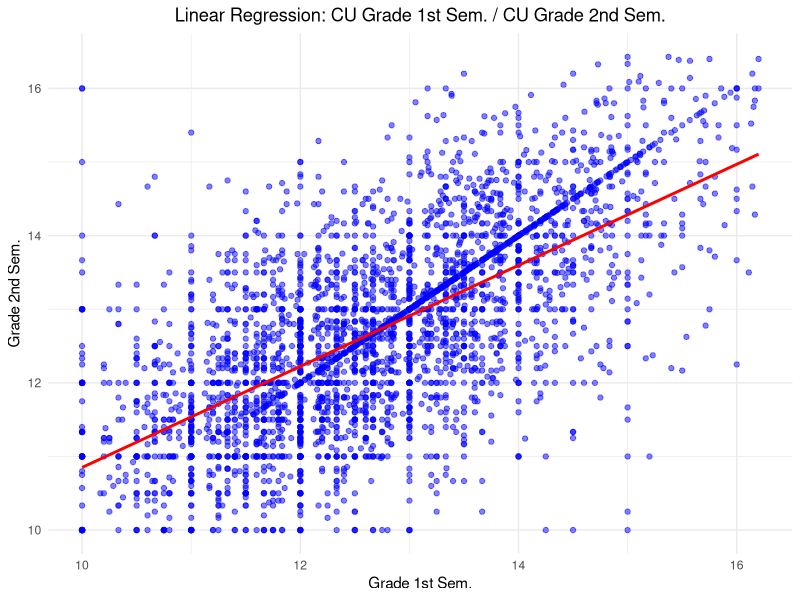
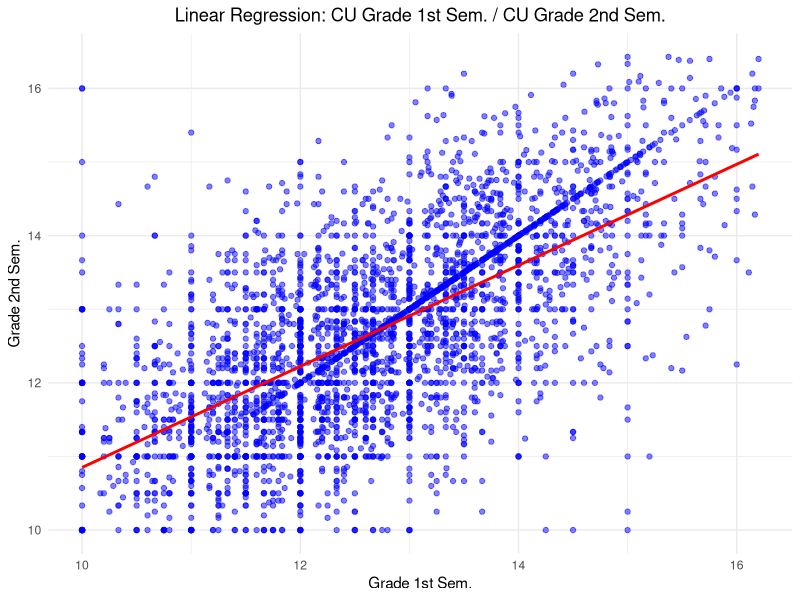

Source code (R) for these figures, in order:
## ---- chunk 1
# Caricare i pacchetti necessari
if(!require(ggplot2)) install.packages("ggplot2", dependencies = TRUE)
if(!require(here)) install.packages("here", dependencies = TRUE)
if(!require(dplyr)) install.packages("dplyr", dependencies = TRUE)

library(ggplot2)
library(here)
library(dplyr)

# Lettura del dataset
df <- read.csv(here("dataset/data_aggregated.csv"), sep = ",", header = TRUE, check.names = TRUE)

# Rimuovere le righe con voto 0 in uno dei due semestri
df_filtered <- subset(df, Curricular_units_1st_sem_.grade. > 0 & Curricular_units_2nd_sem_.grade. > 0)

# Selezionare le variabili di interesse
X <- df_filtered$Curricular_units_1st_sem_.grade.
y <- df_filtered$Curricular_units_2nd_sem_.grade.

# Creare un data frame con i dati
data <- data.frame(X, y)

# Funzione per rimuovere gli outlier usando il metodo IQR
remove_outliers <- function(df, column) {
  Q1 <- quantile(df[[column]], 0.25)
  Q3 <- quantile(df[[column]], 0.75)
  IQR_value <- Q3 - Q1
  
  lower_bound <- Q1 - 1.5 * IQR_value
  upper_bound <- Q3 + 1.5 * IQR_value
  
  df <- df[df[[column]] >= lower_bound & df[[column]] <= upper_bound, ]
  return(df)
}

# Rimuovere gli outlier nelle variabili X e y
data_clean <- remove_outliers(data, "X")
data_clean <- remove_outliers(data_clean, "y")

# Creare il modello di regressione lineare
lm_model <- lm(y ~ X, data = data_clean)

# Stampare il riepilogo del modello
summary(lm_model)

# Predizioni
data_clean$y_pred <- predict(lm_model, newdata = data_clean)

# Creare il grafico con il titolo centrato e senza equazione
plot_lm <- ggplot(data_clean, aes(x = X, y = y)) +
  geom_point(color = "blue", alpha = 0.5) +  # Punti reali
  geom_line(aes(y = y_pred), color = "red", size = 1) +  # Linea di regressione
  labs(title = "Linear Regression: CU Grade 1st Sem. / CU Grade 2nd Sem.",
       x = "Grade 1st Sem.",
       y = "Grade 2nd Sem.") +
  theme_minimal() +
  theme(plot.title = element_text(hjust = 0.5))  # Centrare il titolo

# Salvare il grafico in PDF
pdf("grafici/linear_regression.pdf", width = 8, height = 6)
print(plot_lm)
dev.off()

# Stampare il grafico a schermo
print(plot_lm)



